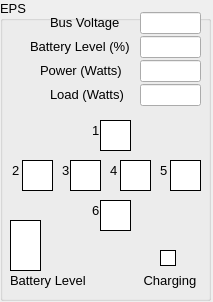
<?xml version="1.0" encoding="UTF-8"?>
<ui version="4.0">
 <class>EpsWidget</class>
 <widget class="QWidget" name="EpsWidget">
  <property name="geometry">
   <rect>
    <x>0</x>
    <y>0</y>
    <width>213</width>
    <height>302</height>
   </rect>
  </property>
  <property name="windowTitle">
   <string>Form</string>
  </property>
  <widget class="QGroupBox" name="epsGroupBox">
   <property name="geometry">
    <rect>
     <x>0</x>
     <y>0</y>
     <width>211</width>
     <height>301</height>
    </rect>
   </property>
   <property name="font">
    <font>
     <family>Arial</family>
     <pointsize>10</pointsize>
    </font>
   </property>
   <property name="styleSheet">
    <string notr="true"/>
   </property>
   <property name="title">
    <string>EPS</string>
   </property>
   <widget class="QLabel" name="label_1">
    <property name="geometry">
     <rect>
      <x>50</x>
      <y>12</y>
      <width>81</width>
      <height>20</height>
     </rect>
    </property>
    <property name="layoutDirection">
     <enum>Qt::RightToLeft</enum>
    </property>
    <property name="text">
     <string>Bus Voltage</string>
    </property>
   </widget>
   <widget class="QLabel" name="label_2">
    <property name="geometry">
     <rect>
      <x>30</x>
      <y>36</y>
      <width>101</width>
      <height>20</height>
     </rect>
    </property>
    <property name="text">
     <string>Battery Level (%)</string>
    </property>
   </widget>
   <widget class="QLabel" name="label_3">
    <property name="geometry">
     <rect>
      <x>40</x>
      <y>60</y>
      <width>91</width>
      <height>20</height>
     </rect>
    </property>
    <property name="layoutDirection">
     <enum>Qt::LeftToRight</enum>
    </property>
    <property name="text">
     <string>Power (Watts)</string>
    </property>
   </widget>
   <widget class="QLabel" name="label_4">
    <property name="geometry">
     <rect>
      <x>50</x>
      <y>84</y>
      <width>81</width>
      <height>20</height>
     </rect>
    </property>
    <property name="layoutDirection">
     <enum>Qt::LeftToRight</enum>
    </property>
    <property name="text">
     <string>Load (Watts)</string>
    </property>
   </widget>
   <widget class="QLineEdit" name="BusVoltage">
    <property name="geometry">
     <rect>
      <x>140</x>
      <y>12</y>
      <width>61</width>
      <height>22</height>
     </rect>
    </property>
   </widget>
   <widget class="QLineEdit" name="BatteryLevel">
    <property name="geometry">
     <rect>
      <x>140</x>
      <y>36</y>
      <width>61</width>
      <height>22</height>
     </rect>
    </property>
   </widget>
   <widget class="QLineEdit" name="Power">
    <property name="geometry">
     <rect>
      <x>140</x>
      <y>60</y>
      <width>61</width>
      <height>22</height>
     </rect>
    </property>
   </widget>
   <widget class="QLineEdit" name="Load">
    <property name="geometry">
     <rect>
      <x>140</x>
      <y>84</y>
      <width>61</width>
      <height>22</height>
     </rect>
    </property>
   </widget>
   <widget class="QFrame" name="Panel0">
    <property name="geometry">
     <rect>
      <x>100</x>
      <y>120</y>
      <width>31</width>
      <height>31</height>
     </rect>
    </property>
    <property name="styleSheet">
     <string notr="true">border-width: 1px;
border-style: solid;
border-color: rgb(0, 0, 0);
background-color: rgb(255,255,255);
</string>
    </property>
   </widget>
   <widget class="QFrame" name="Panel1">
    <property name="geometry">
     <rect>
      <x>22</x>
      <y>160</y>
      <width>31</width>
      <height>31</height>
     </rect>
    </property>
    <property name="styleSheet">
     <string notr="true">border-width: 1px;
border-style: solid;
border-color: rgb(0, 0, 0);
background-color: rgb(255,255,255);</string>
    </property>
    <property name="frameShape">
     <enum>QFrame::StyledPanel</enum>
    </property>
    <property name="frameShadow">
     <enum>QFrame::Raised</enum>
    </property>
   </widget>
   <widget class="QFrame" name="Panel2">
    <property name="geometry">
     <rect>
      <x>70</x>
      <y>160</y>
      <width>31</width>
      <height>31</height>
     </rect>
    </property>
    <property name="styleSheet">
     <string notr="true">border-width: 1px;
border-style: solid;
border-color: rgb(0, 0, 0);
background-color: rgb(255,255,255);</string>
    </property>
    <property name="frameShape">
     <enum>QFrame::StyledPanel</enum>
    </property>
    <property name="frameShadow">
     <enum>QFrame::Raised</enum>
    </property>
   </widget>
   <widget class="QFrame" name="Panel4">
    <property name="geometry">
     <rect>
      <x>170</x>
      <y>160</y>
      <width>31</width>
      <height>31</height>
     </rect>
    </property>
    <property name="styleSheet">
     <string notr="true">border-width: 1px;
border-style: solid;
border-color: rgb(0, 0, 0);
background-color: rgb(255,255,255);</string>
    </property>
    <property name="frameShape">
     <enum>QFrame::StyledPanel</enum>
    </property>
    <property name="frameShadow">
     <enum>QFrame::Raised</enum>
    </property>
   </widget>
   <widget class="QFrame" name="Panel3">
    <property name="geometry">
     <rect>
      <x>120</x>
      <y>160</y>
      <width>31</width>
      <height>31</height>
     </rect>
    </property>
    <property name="styleSheet">
     <string notr="true">border-width: 1px;
border-style: solid;
border-color: rgb(0, 0, 0);
background-color: rgb(255,255,255);</string>
    </property>
    <property name="frameShape">
     <enum>QFrame::StyledPanel</enum>
    </property>
    <property name="frameShadow">
     <enum>QFrame::Raised</enum>
    </property>
   </widget>
   <widget class="QFrame" name="ChargingLight">
    <property name="geometry">
     <rect>
      <x>160</x>
      <y>250</y>
      <width>16</width>
      <height>16</height>
     </rect>
    </property>
    <property name="styleSheet">
     <string notr="true">border-width: 1px;
border-style: solid;
border-color: rgb(0, 0, 0);
background-color: rgb(255,255,255);</string>
    </property>
    <property name="frameShape">
     <enum>QFrame::StyledPanel</enum>
    </property>
    <property name="frameShadow">
     <enum>QFrame::Raised</enum>
    </property>
   </widget>
   <widget class="QFrame" name="Panel5">
    <property name="geometry">
     <rect>
      <x>100</x>
      <y>200</y>
      <width>31</width>
      <height>31</height>
     </rect>
    </property>
    <property name="styleSheet">
     <string notr="true">border-width: 1px;
border-style: solid;
border-color: rgb(0, 0, 0);
background-color: rgb(255,255,255);</string>
    </property>
    <property name="frameShape">
     <enum>QFrame::StyledPanel</enum>
    </property>
    <property name="frameShadow">
     <enum>QFrame::Raised</enum>
    </property>
   </widget>
   <widget class="QLabel" name="label_32">
    <property name="geometry">
     <rect>
      <x>92</x>
      <y>120</y>
      <width>16</width>
      <height>20</height>
     </rect>
    </property>
    <property name="layoutDirection">
     <enum>Qt::LeftToRight</enum>
    </property>
    <property name="text">
     <string>1</string>
    </property>
   </widget>
   <widget class="QLabel" name="label_33">
    <property name="geometry">
     <rect>
      <x>12</x>
      <y>160</y>
      <width>16</width>
      <height>20</height>
     </rect>
    </property>
    <property name="layoutDirection">
     <enum>Qt::LeftToRight</enum>
    </property>
    <property name="text">
     <string>2</string>
    </property>
   </widget>
   <widget class="QLabel" name="label_34">
    <property name="geometry">
     <rect>
      <x>62</x>
      <y>160</y>
      <width>16</width>
      <height>20</height>
     </rect>
    </property>
    <property name="layoutDirection">
     <enum>Qt::LeftToRight</enum>
    </property>
    <property name="text">
     <string>3</string>
    </property>
   </widget>
   <widget class="QLabel" name="label_35">
    <property name="geometry">
     <rect>
      <x>110</x>
      <y>160</y>
      <width>16</width>
      <height>20</height>
     </rect>
    </property>
    <property name="layoutDirection">
     <enum>Qt::LeftToRight</enum>
    </property>
    <property name="text">
     <string>4</string>
    </property>
   </widget>
   <widget class="QLabel" name="label_36">
    <property name="geometry">
     <rect>
      <x>160</x>
      <y>160</y>
      <width>16</width>
      <height>20</height>
     </rect>
    </property>
    <property name="layoutDirection">
     <enum>Qt::LeftToRight</enum>
    </property>
    <property name="text">
     <string>5</string>
    </property>
   </widget>
   <widget class="QLabel" name="label_37">
    <property name="geometry">
     <rect>
      <x>92</x>
      <y>200</y>
      <width>16</width>
      <height>20</height>
     </rect>
    </property>
    <property name="layoutDirection">
     <enum>Qt::LeftToRight</enum>
    </property>
    <property name="text">
     <string>6</string>
    </property>
   </widget>
   <widget class="QLabel" name="label_41">
    <property name="geometry">
     <rect>
      <x>140</x>
      <y>270</y>
      <width>61</width>
      <height>20</height>
     </rect>
    </property>
    <property name="layoutDirection">
     <enum>Qt::LeftToRight</enum>
    </property>
    <property name="text">
     <string> Charging</string>
    </property>
   </widget>
   <widget class="QFrame" name="BatteryLevelBar">
    <property name="geometry">
     <rect>
      <x>10</x>
      <y>220</y>
      <width>31</width>
      <height>51</height>
     </rect>
    </property>
    <property name="styleSheet">
     <string notr="true">border-width: 1px;
border-style: solid;
border-color: rgb(0, 0, 0);
background-color: rgb(255,255,255);</string>
    </property>
    <property name="frameShape">
     <enum>QFrame::StyledPanel</enum>
    </property>
    <property name="frameShadow">
     <enum>QFrame::Raised</enum>
    </property>
   </widget>
   <widget class="QLabel" name="label_59">
    <property name="geometry">
     <rect>
      <x>10</x>
      <y>270</y>
      <width>81</width>
      <height>20</height>
     </rect>
    </property>
    <property name="layoutDirection">
     <enum>Qt::LeftToRight</enum>
    </property>
    <property name="text">
     <string>Battery Level</string>
    </property>
   </widget>
  </widget>
 </widget>
 <resources/>
 <connections/>
</ui>
